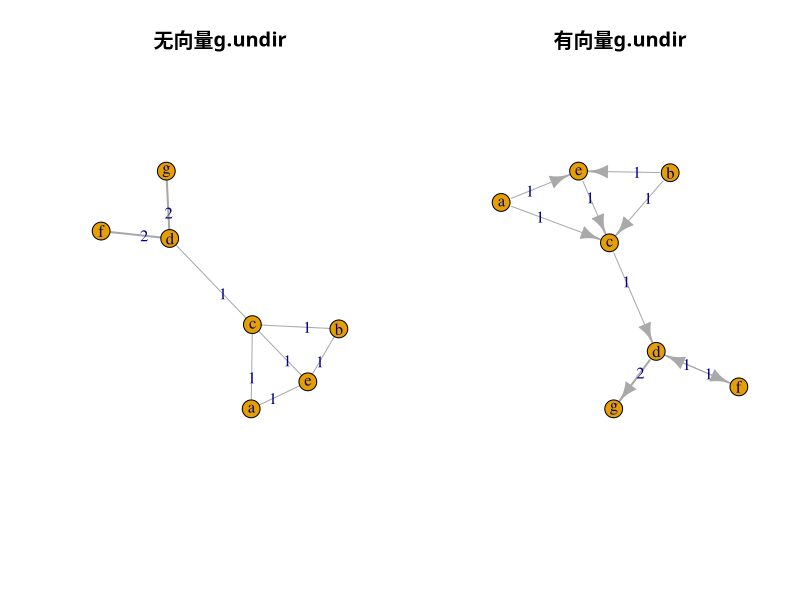
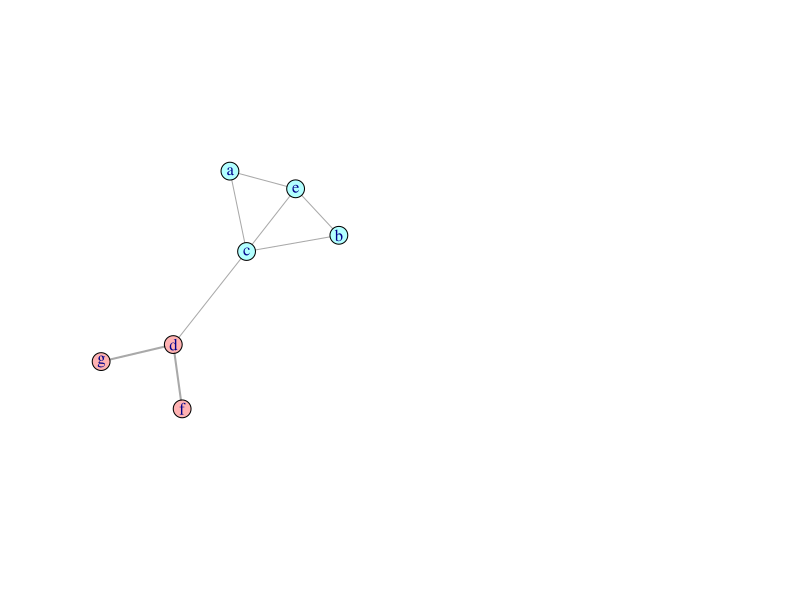

R code for these plots, in order: (Note: this script raises an error after producing the figures.)
par(family='STXihei')##Show chinese in plot
library(igraph)
##Part 1
#(1)DATA
from = c("a","a","e","b","b","c","d","d","d","f")
to = c("c","e","c","e","c","d","g","g","f","d")
data = data.frame(from=from,to=to)

#(2)get the unique data and use union to make them together
labels = union(unique(data[,1]),unique(data[,2]));labels

#(3)make vector ids and name it with labels 
ids=1:length(labels)
names(ids)=labels
ids

#(4)from the value respone to the ids, and combine them into matrix
from = as.character(data[,1])
to = as.character(data[,2])
edges = matrix(c(ids[from],ids[to]),nc=2)

##Part 2
#(1)make empty network g and set directed=F, so there will be no vector plot
g = graph.empty(directed=F)

#(2)Add length(labels)/7 points to g 
g = add.vertices(g,length(labels))
V(g)$label = labels #name the g with labels

#(3)add edges informations to g network
g = add.edges(g,t(edges))

#(4)count the multiple lines and make them equal to weight
E(g)$weight = count.multiple(g)
E(g)$weight
#combine the lines and remove multiple
g=simplify(g,remove.multiple=TRUE,remove.loops=TRUE,edge.attr.comb='mean')
E(g)$weight

#(5)make function to build social network(combine the codes above)
#when dir = T, means make vector plot; dir=F, means make non-vector plot;
#wehn rem.multi=T, delete the multiple weights; when rem.multi=F,do not delete the multiple weights
init.igraph = function(data,dir=F,rem.multi=T){
  labels=union(unique(data[,1]),unique(data[,2]))
  ids = 1:length(labels);names(ids)=labels
  from = as.character(data[,1]);to=as.character(data[,2])
  edges=matrix(c(ids[from],ids[to]),nc=2)
  g= graph.empty(directed=dir)
  g=add.vertices(g,length(labels))
  V(g)$label=labels
  g=add.edges(g,t(edges))
  if(rem.multi){
    E(g)$weight=count.multiple(g)
    g=simplify(g,remove.multiple=TRUE,remove.loops=TRUE,edge.attr.comb='mean')
  }
  g
}

##Part 3
par(mfcol=c(1,2))
g.undir=init.igraph(data)
plot(g.undir,edge.width=E(g.undir)$weight,main="无向量g.undir",
     edge.label=E(g.undir)$weight)
g.dir=init.igraph(data,dir=T)
plot(g.dir,edge.width=E(g.dir)$weight,main="有向量g.undir",edge.label=E(g.dir)$weight)


#######Check the attribute of i.graph#######
##(1)Vertexs and dots
V(g.undir) #return all the relation of dots in g
length(V(g.undir)) #return the number of relations
V(g.undir)$label #show the labels of all relations

##(2)
member = spinglass.community(g.undir) #group the relations, it can find how many groups here
V(g.undir)$membership = member$membership; V(g.undir)$membership #make the g have membership

mem.col = rainbow(length(unique(V(g.undir)$membership)),alpha=0.3)#take some(2 groups) color,alpha = transperancy
V(g.undir)$color = mem.col[V(g.undir)$membership];V(g.undir)$color #assign the color to each relation

plot(g.undir,edge.width=E(g.undir)$weight,vertex.color=V(g.undir)$color)


##(3)
#a.Pick up some points/dots
V(g.undir)[1:2]
V(g.undir)$label[1:2]

#b.Pich up some groups
V(g.undir)[which(V(g.undir)$membership==1)]
V(g.undir)$label[which(V(g.undir)$membership==1)]
#or
V(g.undir)[membership==1]
V(g.undir)[membership==1]$label

#c.delete some unless point/dot, for example, some indepent dot
g.undir = g.undir-V(g.undir)[degree(g.undir)==0] #delet the indepent point
g.undir = g.undir-V(g.undir)[membership==1] #delet the first group

#d. find the vector close to one dot, for example "d"
V(g.undir)[neighbors(g.undir,v=which(V(g.undir)$label=="d"))]
V(g.undir)$label[neighbors(g.undir,v=which(V(g.undir)$label=="d"))]
#3 different models
V(g.dir)$label[neighbors(g.dir,v=which(V(g.dir)$label=="d"),mode="out")]#start from d point:edges(d,f) and edges(d,g)
V(g.dir)$label[neighbors(g.dir,v=which(V(g.dir)$label=="d"),mode="in")]#end in d point:edges(c,d) and edges(f,d)
V(g.dir)$label[neighbors(g.dir,v=which(V(g.dir)$label=="d"),mode="total")] #start or end in d point

#(4)degree of dot
##in the non-vector plot, the number of neighbors equal to degrees of the dot
length(neighbors(g.undir,v=which(V(g.undir)$label=="d")))
#or use the degree function in igraph
degree(g.undir,v=which(V(g.undir)$label=="d"))
degree(g.undir)[which(V(g.undir)$label=="d")]

degree(g.undir)#return degress of all dots

##in the vector plot,
#set parameter v
degree(g.dir,v=which(V(g.dir)$label=="d"),mode="out")
degree(g.dir,v=which(V(g.dir)$label=="d"),mode="in")
degree(g.dir,v=which(V(g.dir)$label=="d"),mode="total")

#向量方式
degree(g.dir,mode="out")[which(V(g.dir)$label=="d")]
degree(g.dir,mode="in")[which(V(g.dir)$label=="d")]
degree(g.dir,mode="total")[which(V(g.dir)$label=="d")]

#(5)the parameters data of combinition of lines
E(g)$weight = count.multiple(g)

#(6)pick up and deletes lines
E(g.undir)[(weight>1)] #read the lines whose weight >1
g.undir = g.undir-E(g.undir)[(weight>1)] #delete the lines whose weight>1

#(7)Get the shortest distant paths
#make the shortest line between c and g to color red and width =3, also, the dots on the path are green
pa = get.shortest.paths(g.undir,from=which(V(g.undir)$label=="c"),
                        to=which(V(g.undir)$label=="g"))[[1]]
pa = pa[[1]]
E(g.undir)$color="black" 
E(g.undir,path=pa)$color = 'red'
E(g.undir,path=pa)$width=3
V(g.undir)[pa]$color = "green"
plot(g.undir)

#pick up the dots on the path between c and g
pa
E(g.undir,path=pa) #4-5,5-7, so 5 is the point
#so search 5 
V(g.undir)$label[5] #"d"

#(8)filtering in social network
#find out the f,d,g,c in the non-vector plot
tmp.v = c(which(V(g.undir)$label==c("c")),which(V(g.undir)$label==c("d")),
          which(V(g.undir)$label==c("g")),which(V(g.undir)$label==c("f")))
g.undir.1=induced.subgraph(g.undir,tmp.v)
#or 
g.undir.1=induced.subgraph(g.undir,V(g.undir)[tmp.v])

#find out the shortes distance using subgraph.edges
pa = get.shortest.paths(g.undir,from=which(V(g.undir)$label=="c"),
                        to=which(V(g.undir)$label=="g"))[[1]]
pa = pa[[1]]
g.undir.2=subgraph.edges(g.undir,E(g.undir,path=pa))
#find out the line whose weight is greater than 1
g.undir.3 = subgraph.edges(g.undir,which(E(g.undir)$weight>1))
par(mfcol=c(2,2))
plot(g.undir,edge.width=E(g.undir)$weight,main="g.undir的关系网络")
plot(g.undir.1,edge.width=E(g.undir.1)$weight,main="g.undir中筛选出点f,d,g,c")
plot(g.undir.2,edge.width=E(g.undir.2)$weight,main="g.undir中筛选点c和g之间的连线")
plot(g.undir.3,edge.width=E(g.undir.3)$weight,main="g.undir中筛选线权重大于1的连线")



















